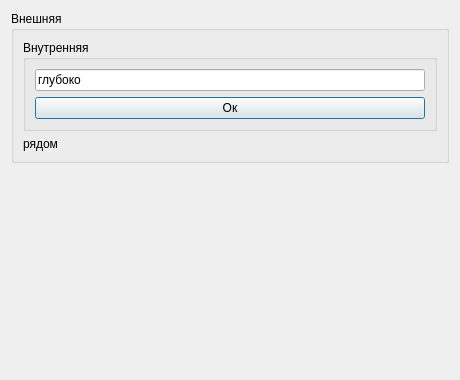
<?xml version="1.0" encoding="UTF-8"?>
<ui version="4.0"><class>Dialog</class><widget class="QDialog" name="Dialog"><property name="geometry"><rect><x>0</x><y>0</y><width>460</width><height>380</height></rect></property><property name="windowTitle"><string>#110 groups/195_nested_groups</string></property><layout class="QVBoxLayout" name="verticalLayout"><property name="leftMargin"><number>11</number></property><property name="topMargin"><number>11</number></property><property name="rightMargin"><number>11</number></property><property name="bottomMargin"><number>11</number></property><property name="spacing"><number>6</number></property><item><widget class="QGroupBox" name="g1"><property name="title"><string>Внешняя</string></property><layout class="QVBoxLayout" name="g1Layout"><property name="leftMargin"><number>9</number></property><property name="topMargin"><number>9</number></property><property name="rightMargin"><number>9</number></property><property name="bottomMargin"><number>9</number></property><property name="spacing"><number>6</number></property><item><widget class="QGroupBox" name="g2"><property name="title"><string>Внутренняя</string></property><layout class="QVBoxLayout" name="g2Layout"><property name="leftMargin"><number>9</number></property><property name="topMargin"><number>9</number></property><property name="rightMargin"><number>9</number></property><property name="bottomMargin"><number>9</number></property><property name="spacing"><number>6</number></property><item><widget class="QLineEdit" name="e1"><property name="text"><string>глубоко</string></property></widget></item><item><widget class="QPushButton" name="b1"><property name="text"><string>Ок</string></property></widget></item></layout></widget></item><item><widget class="QLabel" name="l1"><property name="text"><string>рядом</string></property></widget></item></layout></widget></item><item><spacer name="verticalSpacer"><property name="orientation"><enum>Qt::Orientation::Vertical</enum></property><property name="sizeHint" stdset="0"><size><width>40</width><height>20</height></size></property></spacer></item></layout></widget></ui>
